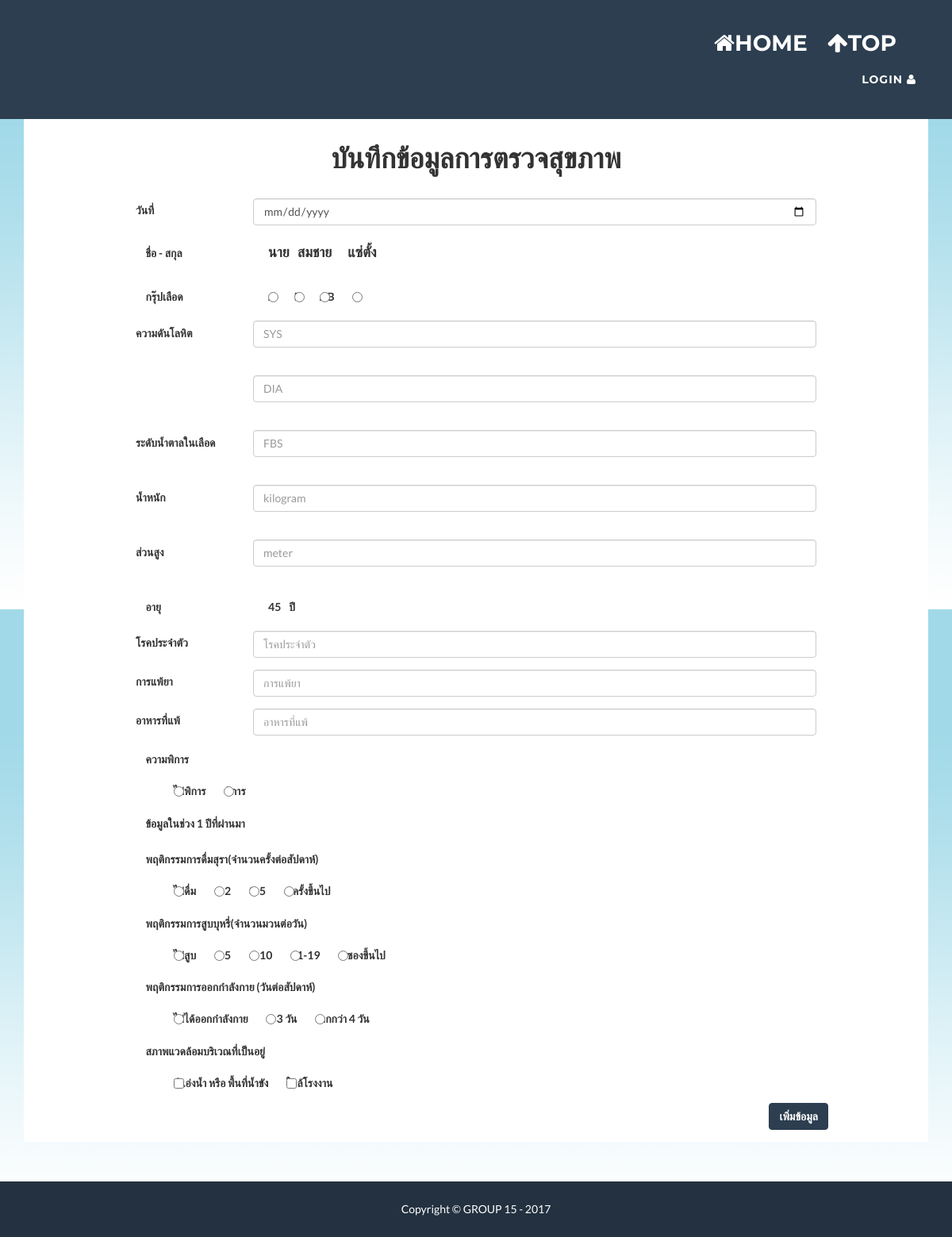
The page /adddata.php?id=7654321098879 on the database its author committed.
### tables this page shows
CREATE TABLE `person` (
  `Citizen_ID` varchar(13) NOT NULL,
  `Title` varchar(7) NOT NULL,
  `Fname` varchar(50) NOT NULL,
  `Lname` varchar(50) NOT NULL,
  `Birth_date` date NOT NULL,
  `Tel` varchar(10) NOT NULL,
  `Education` int(5) NOT NULL,
  `Job` int(5) NOT NULL,
  `Salary` int(5) NOT NULL,
  `RWO` varchar(10) NOT NULL,
  `Hid` varchar(11) NOT NULL
);

### adddata.php (the view, shortened to what this page needs)
<?php include "head.php" ?>
<?php include('connection.php'); ?>
<?php
    $id = $_GET['id'];
?>
<div>
  <div class="container" style="background:white">
    <div class="row">
      <div class="col-lg-12">
        <div style="width:100%" >
          <div align="center" style="padding-top:10px;padding-bottom:20px"><h1>บันทึกข้อมูลการตรวจสุขภาพ</h1></div>
          <form name="myForm"  method="POST" onsubmit="return validateForm()">
              <div class="form-group row" style="margin-left:10%;margin-right:10%" id="lname_div">
            <label class="col-2 col-form-label">วันที่</label>
            <div class="col-10">
              <input class="form-control" type="date" class="form-control" id="date" name = "date" placeholder="Date" >
            </div>
            </div>
            <?php
                $sql = "SELECT Title,Fname,Lname, Year(CURRENT_DATE)-Year(Birth_date) AS Age FROM person WHERE Citizen_ID = '$id'";
                $result = mysqli_query($con,$sql);
                while($row = mysqli_fetch_array($result)){
                    $title = $row["Title"];
                    $fname = $row["Fname"];
                    $lname = $row["Lname"];
                    $age = $row["Age"];
                }
            ?>
              <div class="form-check form-group row" style="margin-left:10%">
              <label class="col-2 col-form-label">ชื่อ - สกุล</label>
              <label class="form-check-label">
                <h4><label style="padding-right:10px">
                      <?php
                        echo $title;
                      ?>
                      </label><label style="padding-right:20px">
                      <?php
                        echo $fname;
                      ?>
                      </label><label>
                      <?php
                        echo $lname;
                      ?>
                      </label></h4>
              </label>
            </div>
            <div class="form-check form-group row" style="margin-left:10%" id="bg_DIV">
              <label class="col-2 col-form-label">กรุ๊ปเลือด</label>
              <label class="form-check-label">
                <input class="form-check-input" type="radio" name="BloodGroup" id="inlineRadioA" value="A"> A
              </label>
              <label class="form-check-label" style="margin-left:2%">
                <input class="form-check-input" type="radio" name="BloodGroup" id="inlineRadioB" value="B"> B
              </label>
              <label class="form-check-label" style="margin-left:2%">
                <input class="form-check-input" type="radio" name="BloodGroup" id="inlineRadioAB" value="AB"> AB
              </label>
              <label class="form-check-label" style="margin-left:2%">
                <input class="form-check-input" type="radio" name="BloodGroup" id="inlineRadioO" value="O"> O
              </label>
            </div>
            <div class="form-group row" style="margin-left:10%;margin-right:10%" id="SYS_DIV">
              <label class="col-2 col-form-label">ความดันโลหิต</label>
              <div class="col-10">
                <input class="form-control" type="number" id="SYS" name="SYS" onkeyup="clean(this)" onkeydown="clean(this)" placeholder="SYS" min="1" max="999">
              </div>
            </div>
            <div class="form-group row" style="margin-left:10%;margin-right:10%" id="dia_DIV">
              <label class="col-2 col-form-label"></label>
              <div class="col-10">
                <input class="form-control" type="number" id="DIA" name="DIA" onkeyup="clean(this)" onkeydown="clean(this)" placeholder="DIA" min="1" max="999">
              </div>
            </div>
              <div class="form-group row" style="margin-left:10%;margin-right:10%" id="FBS_DIV">
              <label class="col-2 col-form-label">ระดับน้ำตาลในเลือด</label>
              <div class="col-10">
                <input class="form-control" type="number" id="FBS" name="FBS" onkeyup="clean(this)" onkeydown="clean(this)" placeholder="FBS" min="1" max="999">
              </div>
            </div>
            <div class="form-group row" style="margin-left:10%;margin-right:10%" id="w_DIV">
             <label class="col-2 col-form-label">น้ำหนัก</label>
             <div class="col-10">
              <input class="form-control" type="number" id="weight" name="weight" onkeyup="clean(this)" onkeydown="clean(this)" placeholder="kilogram" min="1" max="999">
            </div>
          </div>
          <div class="form-group row" style="margin-left:10%;margin-right:10%" id="h_DIV">
            <label class="col-2 col-form-label">ส่วนสูง</label>
            <div class="col-10">
              <input class="form-control" type="number" id="height" name="height" onkeyup="clean(this)" onkeydown="clean(this)" placeholder="meter" min="1" max="999">
            </div>
          </div>
          <div class="form-check form-group row" style="margin-left:10%">
            <label class="col-2 col-form-label">อายุ</label>
            <label class="form-check-label">
              <label style="padding-right:10px"><?php
                  echo $age; ?>
                </label><label style="padding-right:20px">ปี</label>
            </label>
          </div>
           <div class="form-group row" style="margin-left:10%;margin-right:10%" id="fname_div">
              <label class="col-2 col-form-label">โรคประจำตัว</label>
              <div class="col-10">
                <input class="form-control" type="text" id="chr" name="chr" placeholder="โรคประจำตัว" onkeyup="clean_not_char(this)" onkeydown="clean_not_char(this)">
              </div>
          </div>
          <div class="form-group row" style="margin-left:10%;margin-right:10%" id="fname_div">
              <label class="col-2 col-form-label">การแพ้ยา</label>
              <div class="col-10">
                <input class="form-control" type="text" id="into" name="into" placeholder="การแพ้ยา" onkeyup="clean_not_char(this)" onkeydown="clean_not_char(this)">
              </div>
          </div>
          <div class="form-group row" style="margin-left:10%;margin-right:10%" id="fname_div">
              <label class="col-2 col-form-label">อาหารที่แพ้</label>
              <div class="col-10">
                <input class="form-control" type="text" id="food" name="food" placeholder="อาหารที่แพ้" onkeyup="clean_not_char(this)" onkeydown="clean_not_char(this)">
              </div>
          </div>
              <div class="form-check form-group row" style="margin-left:10%" id="dis_DIV">
            <label class="col-8 col-form-label">ความพิการ</label>
          </div>
          <div class="form-check form-group row" style="margin-left:10%" id="dissub_DIV">
            <label class="form-check-label"  style="margin-left:5%">
              <input class="form-check-input" type="radio" name="disa" id="disa0" value="0" onclick="disabled_TE()">ไม่พิการ
            </label>
            <label class="form-check-label" style="margin-left:2%">
              <input class="form-check-input" type="radio" name="disa" id="disa1" value="1" onclick="enabled_TE()">พิการ
            </label>
          </div>
          <div class="form-check form-group row" style="margin-left:10%">
            <label class="col-8 col-form-label">ข้อมูลในช่วง 1 ปีที่ผ่านมา</label>
          </div>
          <div class="form-check form-group row" style="margin-left:10%" id="d_DIV">
            <label class="col-8 col-form-label">พฤติกรรมการดื่มสุรา(จำนวนครั้งต่อสัปดาห์)</label>
          </div>
          <div class="form-check form-group row" style="margin-left:10%" id="dsub_DIV">
            <label class="form-check-label" style="margin-left:5%">
              <input class="form-check-input" type="radio" name="Drink" id="drink0" value="0"> ไม่ดื่ม
            </label>
            <label class="form-check-label" style="margin-left:2%">
              <input class="form-check-input" type="radio" name="Drink" id="drink1" value="1"> 1-2
            </label>
            <label class="form-check-label" style="margin-left:2%">
              <input class="form-check-input" type="radio" name="Drink" id="drink2" value="2"> 3-5
            </label>
            <label class="form-check-label" style="margin-left:2%">
              <input class="form-check-input" type="radio" name="Drink" id="drink4" value="3"> 6 ครั้งขึ้นไป
            </label>
          </div>
          <div class="form-check form-group row" style="margin-left:10%" id="s_DIV">
            <label class="col-8 col-form-label">พฤติกรรมการสูบบุหรี่(จำนวนมวนต่อวัน)</label>
          </div>
          <div class="form-check form-group row" style="margin-left:10%" id="ssub_DIV">
            <label class="form-check-label"  style="margin-left:5%">
              <input class="form-check-input" type="radio" name="Smoke" id="Smoke0" value="0"> ไม่สูบ
            </label>
            <label class="form-check-label" style="margin-left:2%">
              <input class="form-check-input" type="radio" name="Smoke" id="Smoke1" value="1"> 1-5
            </label>
            <label class="form-check-label" style="margin-left:2%">
              <input class="form-check-input" type="radio" name="Smoke" id="Smoke2" value="2"> 6-10
            </label>
            <label class="form-check-label" style="margin-left:2%">
              <input class="form-check-input" type="radio" name="Smoke" id="Smoke3" value="3"> 11-19
            </label>
            <label class="form-check-label" style="margin-left:2%">
              <input class="form-check-input" type="radio" name="Smoke" id="Smoke4" value="4"> 1 ซองขึ้นไป
            </label>
          </div>
          <div class="form-check form-group row" style="margin-left:10%" id="ex_DIV">
            <label class="col-8 col-form-label">พฤติกรรมการออกกำลังกาย (วันต่อสัปดาห์)</label>
          </div>
          <div class="form-check form-group row" style="margin-left:10%" id="exsub_DIV">
            <label class="form-check-label"  style="margin-left:5%">
              <input class="form-check-input" type="radio" name="exercise" id="exercise0" value="0" onclick="disabled_TE()">ไม่ได้ออกกำลังกาย
            </label>
            <label class="form-check-label" style="margin-left:2%">
              <input class="form-check-input" type="radio" name="exercise" id="exercise1" value="1" onclick="enabled_TE()">1-3 วัน
            </label>
            <label class="form-check-label" style="margin-left:2%">
              <input class="form-check-input" type="radio" name="exercise" id="exercise2" value="2" onclick="enabled_TE()">มากกว่า 4 วัน
            </label>
          </div>
          <div class="form-check form-group row" style="margin-left:10%">
            <label class="col-8 col-form-label">สภาพแวดล้อมบริเวณที่เป็นอยู่</label>
          </div>
          <div class="form-check form-group row" style="margin-left:10%">
            <label class="form-check-label"  style="margin-left:5%">
              <input class="form-check-input" type="checkbox" id="homearea1" name="homeArea1" value="1" aria-label="...">มีแอ่งน้ำ หรือ พื้นที่น้ำขัง
            </label>
            <label class="form-check-label" style="margin-left:2%">
              <input class="form-check-input" type="checkbox" id="homearea2" name="homeArea2" value="2" aria-label="...">ใกล้โรงงาน
            </label>
          </div>
          <div class="form-check form-group row" style="margin-left:10%;margin-right:10%" align="right">
            <button type="submit" name = "insert" class="btn btn-primary">เพิ่มข้อมูล</button>
          </div>
        </form>
      </div>
    </div>
  </div>
</div>
</div>
<?php include "foot.php" ?>

### rows shown on the page
person: Title "นาย", Fname "สมชาย", Lname "แซ่ตั้ง"

### other values the page prints
$age "45"
